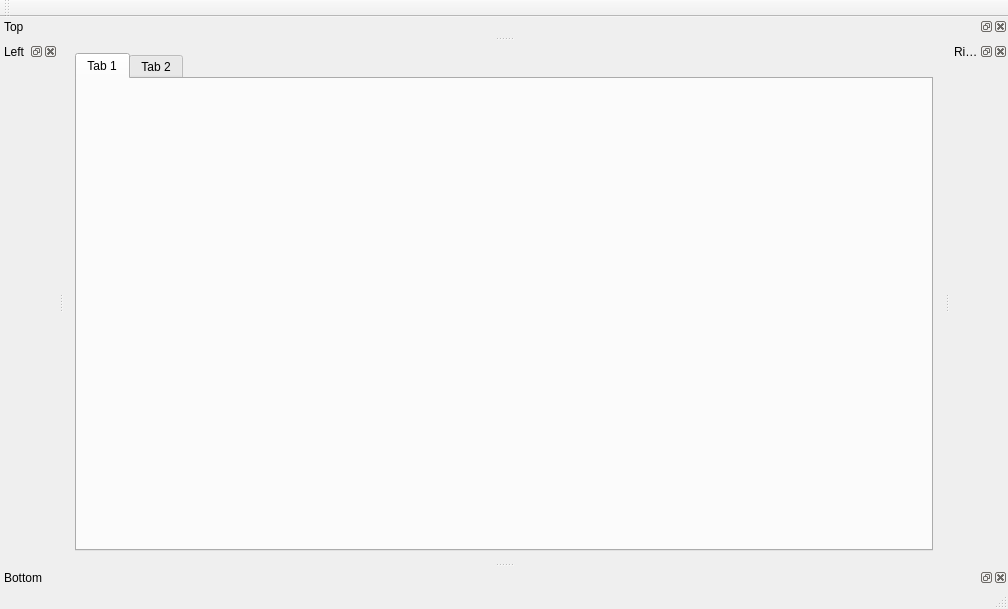
<?xml version="1.0" encoding="UTF-8"?>
<ui version="4.0">
 <class>MainWindow</class>
 <widget class="QMainWindow" name="MainWindow">
  <property name="geometry">
   <rect>
    <x>0</x>
    <y>0</y>
    <width>1008</width>
    <height>609</height>
   </rect>
  </property>
  <property name="windowTitle">
   <string>MainWindow</string>
  </property>
  <widget class="QWidget" name="centralWidget">
   <layout class="QGridLayout" name="gridLayout">
    <item row="0" column="0">
     <widget class="QTabWidget" name="tabWidget">
      <property name="enabled">
       <bool>true</bool>
      </property>
      <property name="currentIndex">
       <number>0</number>
      </property>
      <widget class="QWidget" name="tab_1">
       <attribute name="title">
        <string>Tab 1</string>
       </attribute>
      </widget>
      <widget class="QWidget" name="tab_2">
       <property name="enabled">
        <bool>true</bool>
       </property>
       <attribute name="title">
        <string>Tab 2</string>
       </attribute>
      </widget>
     </widget>
    </item>
   </layout>
  </widget>
  <widget class="QMenuBar" name="menuBar">
   <property name="geometry">
    <rect>
     <x>0</x>
     <y>0</y>
     <width>1008</width>
     <height>25</height>
    </rect>
   </property>
  </widget>
  <widget class="QToolBar" name="mainToolBar">
   <attribute name="toolBarArea">
    <enum>TopToolBarArea</enum>
   </attribute>
   <attribute name="toolBarBreak">
    <bool>false</bool>
   </attribute>
  </widget>
  <widget class="QStatusBar" name="statusBar"/>
  <widget class="QDockWidget" name="dockWidget_left">
   <property name="windowTitle">
    <string>Left</string>
   </property>
   <attribute name="dockWidgetArea">
    <number>1</number>
   </attribute>
   <widget class="QWidget" name="dockWidgetContents"/>
  </widget>
  <widget class="QDockWidget" name="dockWidget_right">
   <property name="windowTitle">
    <string>Right</string>
   </property>
   <attribute name="dockWidgetArea">
    <number>2</number>
   </attribute>
   <widget class="QWidget" name="dockWidgetContents_2"/>
  </widget>
  <widget class="QDockWidget" name="dockWidget_bottom">
   <property name="windowTitle">
    <string>Bottom</string>
   </property>
   <attribute name="dockWidgetArea">
    <number>8</number>
   </attribute>
   <widget class="QWidget" name="dockWidgetContents_3"/>
  </widget>
  <widget class="QDockWidget" name="dockWidget_top">
   <property name="windowTitle">
    <string>Top</string>
   </property>
   <attribute name="dockWidgetArea">
    <number>4</number>
   </attribute>
   <widget class="QWidget" name="dockWidgetContents_4"/>
  </widget>
 </widget>
 <layoutdefault spacing="6" margin="11"/>
 <resources/>
 <connections/>
</ui>
